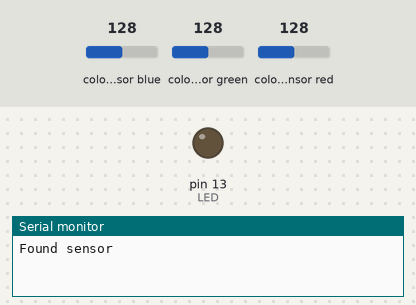
Bench run of a sketch on a simulated Arduino Uno, built with avr-gcc and run on an emulated ATmega328P. On the bench: output pins drawn as LEDs (lit = HIGH), the last lines printed to the serial monitor. The inputs (shaded band) are chosen by the test bench; at power-on: colour sensor blue 128, colour sensor green 128, colour sensor red 128.

Above: at 0.01 s.
At 1.2 s:
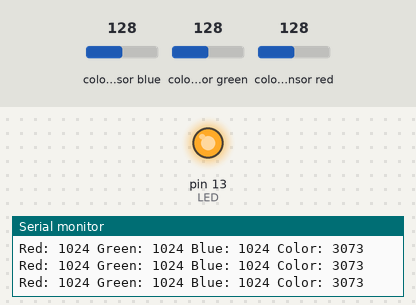
1.3 s: colour sensor blue set to 5
Timing chart, 0 to 4.3 s (numbered marks = the images above; inputs shaded):
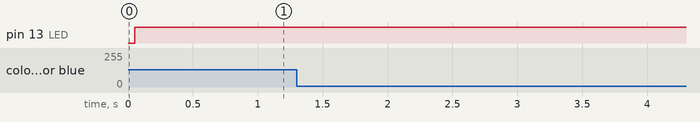

The sketch:

test_color.ino
```cpp
#include <Adafruit_TCS34725.h>
// define color sensor pin
#define LED 13
#define SDA A4
#define SCL A5

//color sensor
Adafruit_TCS34725 tcs = Adafruit_TCS34725(TCS34725_INTEGRATIONTIME_50MS, TCS34725_GAIN_4X);
float red, green, blue;

void read_color(){
  tcs.setInterrupt(false);  // turn on LED
  delay(100);  // takes 50ms to read
  tcs.getRGB(&red, &green, &blue);
  Serial.print(red);
  Serial.print(" ");
  Serial.print(green);
  Serial.print(" ");
  Serial.println(blue);
}

void setup() {
  // put your setup code here, to run once:
  Serial.begin(9600);
  if (tcs.begin()) {
    Serial.println("Found sensor");
  } else {
    Serial.println("No TCS34725 found ... check your connections");
    while (1);
  }
}

void loop() {
  // put your main code here, to run repeatedly:
  // read_color();
  uint16_t r, g, b, c;
  tcs.getRawData(&r, &g, &b, &c);
  Serial.print("Red: "); Serial.print(r); Serial.print(" ");
  Serial.print("Green: "); Serial.print(g); Serial.print(" ");
  Serial.print("Blue: "); Serial.print(b); Serial.print(" ");
  Serial.print("Color: "); Serial.print(c); Serial.print(" ");
  Serial.println(" ");
  analogWrite (LED, 255);
  delay(100);
}
```
